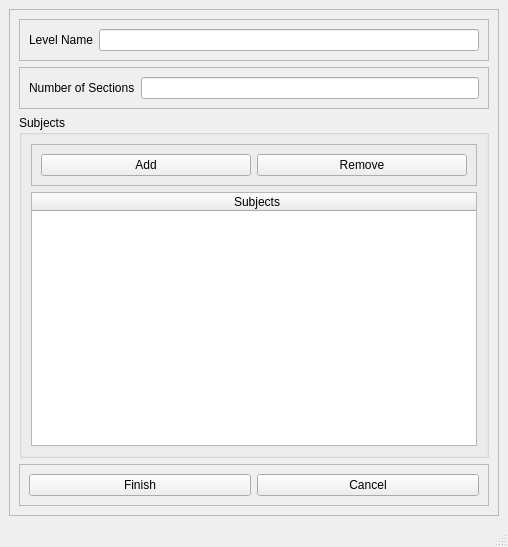
<?xml version="1.0" encoding="UTF-8"?>
<ui version="4.0">
 <class>EditLevelWindow</class>
 <widget class="QMainWindow" name="EditLevelWindow">
  <property name="geometry">
   <rect>
    <x>0</x>
    <y>0</y>
    <width>508</width>
    <height>547</height>
   </rect>
  </property>
  <property name="windowTitle">
   <string>MainWindow</string>
  </property>
  <widget class="QWidget" name="centralwidget">
   <layout class="QGridLayout" name="gridLayout">
    <item row="0" column="0">
     <widget class="QFrame" name="frame">
      <property name="frameShape">
       <enum>QFrame::StyledPanel</enum>
      </property>
      <property name="frameShadow">
       <enum>QFrame::Raised</enum>
      </property>
      <layout class="QGridLayout" name="gridLayout_6">
       <item row="0" column="0">
        <widget class="QFrame" name="frame_2">
         <property name="frameShape">
          <enum>QFrame::StyledPanel</enum>
         </property>
         <property name="frameShadow">
          <enum>QFrame::Raised</enum>
         </property>
         <layout class="QGridLayout" name="gridLayout_2">
          <item row="0" column="0">
           <widget class="QLabel" name="label">
            <property name="text">
             <string>Level Name</string>
            </property>
           </widget>
          </item>
          <item row="0" column="1">
           <widget class="QLineEdit" name="LvlWin_LevelNameLineEdit"/>
          </item>
         </layout>
        </widget>
       </item>
       <item row="2" column="0">
        <widget class="QGroupBox" name="groupBox">
         <property name="title">
          <string>Subjects</string>
         </property>
         <layout class="QGridLayout" name="gridLayout_5">
          <item row="0" column="0">
           <widget class="QFrame" name="frame_4">
            <property name="frameShape">
             <enum>QFrame::StyledPanel</enum>
            </property>
            <property name="frameShadow">
             <enum>QFrame::Raised</enum>
            </property>
            <layout class="QGridLayout" name="gridLayout_4">
             <item row="0" column="0">
              <widget class="QPushButton" name="LvlWin_AddButton">
               <property name="text">
                <string>Add</string>
               </property>
              </widget>
             </item>
             <item row="0" column="1">
              <widget class="QPushButton" name="LvlWin_RemoveButton">
               <property name="text">
                <string>Remove</string>
               </property>
              </widget>
             </item>
            </layout>
           </widget>
          </item>
          <item row="1" column="0">
           <widget class="QTableWidget" name="LvlWin_SubjectTable">
            <attribute name="horizontalHeaderDefaultSectionSize">
             <number>450</number>
            </attribute>
            <column>
             <property name="text">
              <string>Subjects</string>
             </property>
            </column>
           </widget>
          </item>
         </layout>
        </widget>
       </item>
       <item row="3" column="0">
        <widget class="QFrame" name="frame_3">
         <property name="frameShape">
          <enum>QFrame::StyledPanel</enum>
         </property>
         <property name="frameShadow">
          <enum>QFrame::Raised</enum>
         </property>
         <layout class="QGridLayout" name="gridLayout_3">
          <item row="0" column="0">
           <widget class="QPushButton" name="LvlWin_FinishButton">
            <property name="text">
             <string>Finish</string>
            </property>
           </widget>
          </item>
          <item row="0" column="1">
           <widget class="QPushButton" name="LvlWin_CancelButton">
            <property name="text">
             <string>Cancel</string>
            </property>
           </widget>
          </item>
         </layout>
        </widget>
       </item>
       <item row="1" column="0">
        <widget class="QFrame" name="frame_5">
         <property name="frameShape">
          <enum>QFrame::StyledPanel</enum>
         </property>
         <property name="frameShadow">
          <enum>QFrame::Raised</enum>
         </property>
         <layout class="QGridLayout" name="gridLayout_7">
          <item row="0" column="1">
           <widget class="QLineEdit" name="LvlWin_LevelNumberSectionsLineEdit"/>
          </item>
          <item row="0" column="0">
           <widget class="QLabel" name="label_2">
            <property name="text">
             <string>Number of Sections</string>
            </property>
           </widget>
          </item>
         </layout>
        </widget>
       </item>
      </layout>
     </widget>
    </item>
   </layout>
  </widget>
  <widget class="QMenuBar" name="menubar">
   <property name="geometry">
    <rect>
     <x>0</x>
     <y>0</y>
     <width>508</width>
     <height>21</height>
    </rect>
   </property>
  </widget>
  <widget class="QStatusBar" name="statusbar"/>
 </widget>
 <resources/>
 <connections/>
</ui>
